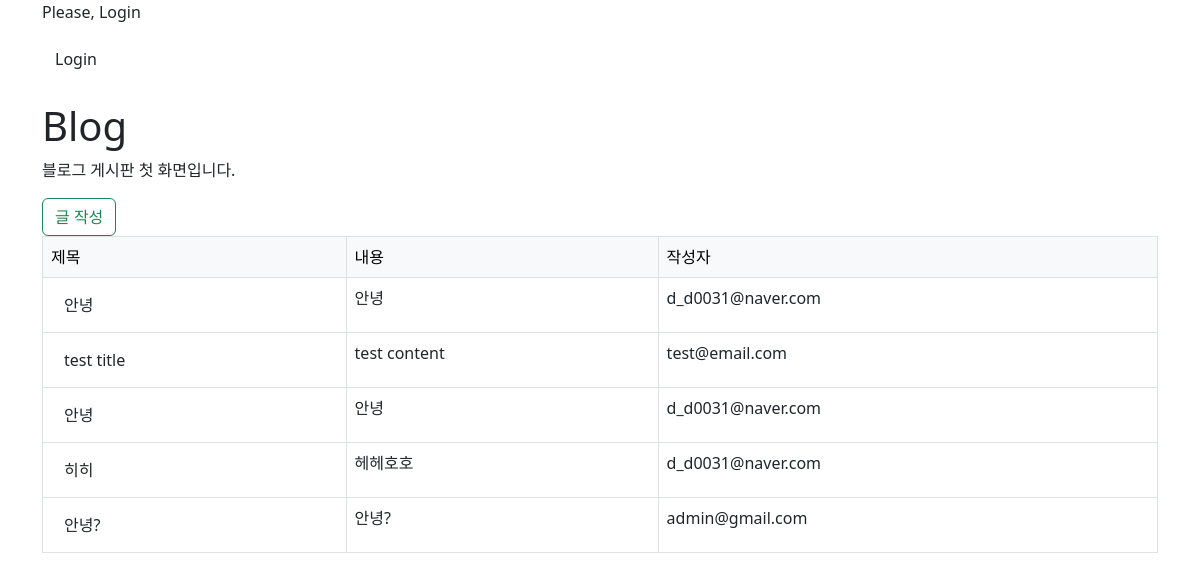
Screenshot of /blog/ with the database file from the repository.
### blog/models.py (models this page shows)
class Post(models.Model):
    title = models.CharField(max_length=30)
    content = models.TextField()
    writer = models.ForeignKey(User, on_delete=models.CASCADE)
    created_at = models.DateTimeField(auto_now_add=True) # 초기값
    updated_at = models.DateTimeField(auto_now=True) # 수정할때마다 바뀜

### user/models.py (models this page shows)
class User(AbstractUser):
    username = None
    email = models.EmailField(unique=True, max_length = 255)
    name = models.CharField(max_length=50, null=True, blank=True)
    is_staff = models.BooleanField(default=False)
    is_superuser = models.BooleanField(default=False)
    is_active = models.BooleanField(default=True)
    last_login = models.DateTimeField(null=True, blank=True)
    date_joined = models.DateTimeField(auto_now_add=True)
    USERNAME_FIELD = 'email'
    EMAIL_FIELD = 'email'
    REQUIRED_FIELDS = []
    objects = UserManager()

### blog/views.py (the view)
# urls.py: path("",views.Index.as_view(), name='list'),
class Index(View):
    def get(self, request):
        post_objs = Post.objects.all()
        context = {
            "posts": post_objs,
            'title': "Blog"
        }
        return render(request, 'blog/post_list.html', context)

### blog/templates/blog/post_list.html (shortened to what this page needs)
{% extends 'base.html' %}
{% block content %}
    <p class="main-title">블로그 게시판 첫 화면입니다.</p>
    <form action="{% url 'blog:write' %}" method="get">
        <input type="submit" value="글 작성" class="btn btn-outline-success">
    </form>
    {% if posts %}
        <table class="table table-bordered">
            <thead class="table-light">
                <tr>
                    <td>제목</td>
                    <td>내용</td>
                    <td>작성자</td>
                </tr>
            </thead>
            <tbody>
                {% for post in posts %}
                <tr>
                    <td><a href="{% url 'blog:detail' pk=post.pk %}" class="btn">{{ post.title }}</a></td>
                    <td>{{ post.content }}</td>
                    <td>{{ post.writer }}</td>
                </tr>
                {% endfor %}
            </tbody>
        </table>
    {% else %}
    <p>작성된 게시물이 없습니다.</p>
    {% endif %}
{% endblock %}

### rows the page displays
Post: title "안녕", content "안녕", writer "d_d0031@naver.com"
Post: title "test title", content "test content", writer "test@email.com"
Post: title "안녕", content "안녕", writer "d_d0031@naver.com"
Post: title "히히", content "헤헤호호", writer "d_d0031@naver.com"
Post: title "안녕?", content "안녕?", writer "admin@gmail.com"
